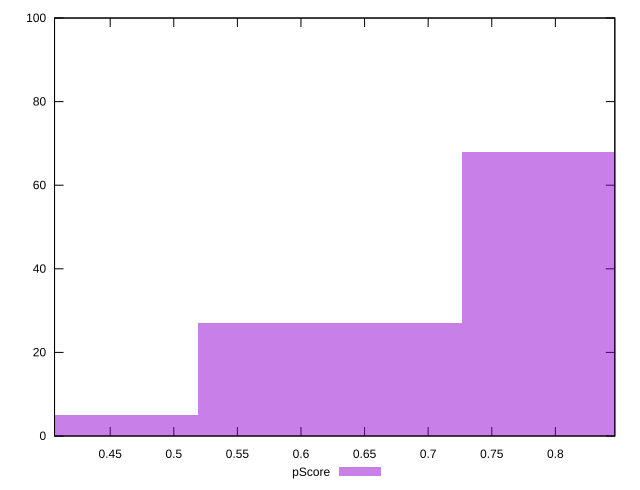

Write the gnuplot code that produced this figure.
reset

$pScore <<EOF
0.8300229440015197 68
0.41501147200075983 5
0.6225172080011397 27
EOF

set key outside below
set boxwidth 0.20750573600037991
set xrange [0.40623827894235154:0.8467557238300821]
set yrange [0:100]
set trange [0:100]
set style fill transparent solid 0.5 noborder
set terminal svg size 640, 490 enhanced background rgb 'white'
set output "report_00013_2021-02-09T12-04-24.940Z/first-contentful-paint/samples/pages/pScore/histogram.svg"

plot $pScore title "pScore" with boxes

reset
